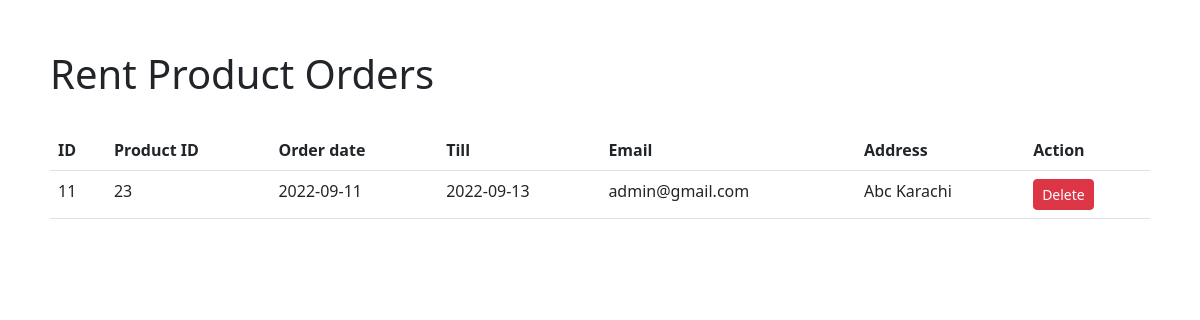
The app's page /rent-order-view.php with its own data.
### tables this page shows
CREATE TABLE `rent_order` (
  `id` int(11) NOT NULL,
  `product_id` int(11) NOT NULL,
  `date` varchar(255) NOT NULL,
  `till` varchar(255) NOT NULL,
  `email` varchar(255) NOT NULL,
  `address` varchar(255) NOT NULL
);

### rent-order-view.php (the view, shortened to what this page needs)
<!DOCTYPE html>
<html lang="en">
    <head>
        <link href="https://cdn.jsdelivr.net/npm/bootstrap@5.2.0-beta1/dist/css/bootstrap.min.css" rel="stylesheet">
</head>
<body style="margin: 50px;">
    <h1>Rent Product Orders</h1>
    <br>
    <table class="table">
        <thead>
            <tr>
                <th>ID</th>
                <th>Product ID</th>
                <th>Order date</th>
                <th>Till</th>
                <th>Email</th>
                <th>Address</th>
                <th>Action</th>
</tr>
</thead>
<tbody>
    <?php
    $servername = "localhost";
    $username = "root";
    $password = "";
    $database = "shopping";
    $connection = new mysqli($servername, $username, $password, $database);
    $sql = "SELECT * FROM rent_order";
    $result = $connection->query($sql);
    while($row = $result->fetch_assoc()){
        echo "<tr>
        <td>" . $row["id"] . "</td>
        <td>" . $row["product_id"] . "</td>
        <td>" . $row["date"] . "</td>
        <td>" . $row["till"] . "</td>
        <td>" . $row["email"] . "</td>
        <td>" . $row["address"] . "</td>
        <td>
            <a class='btn btn-danger btn-sm' href='delete-rent-order.php?id=$row[id]'>Delete</a>
        </td>
</tr>";
    }
?>
</tbody>
    </table>
</body>
</html>

### records on screen
rent_order: id "11", product "23", date "2022-09-11", till "2022-09-13", email "admin@gmail.com", address "Abc Karachi"
